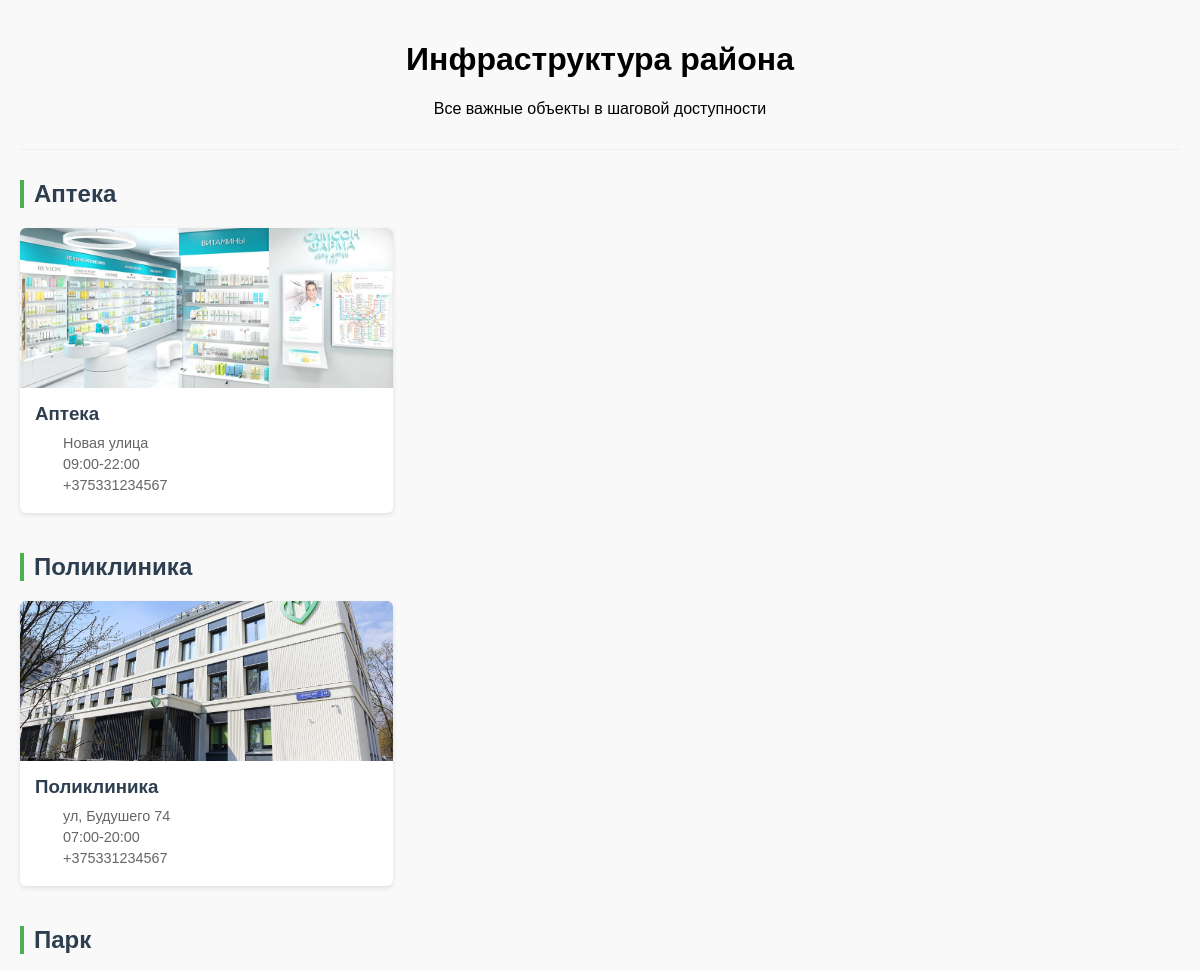
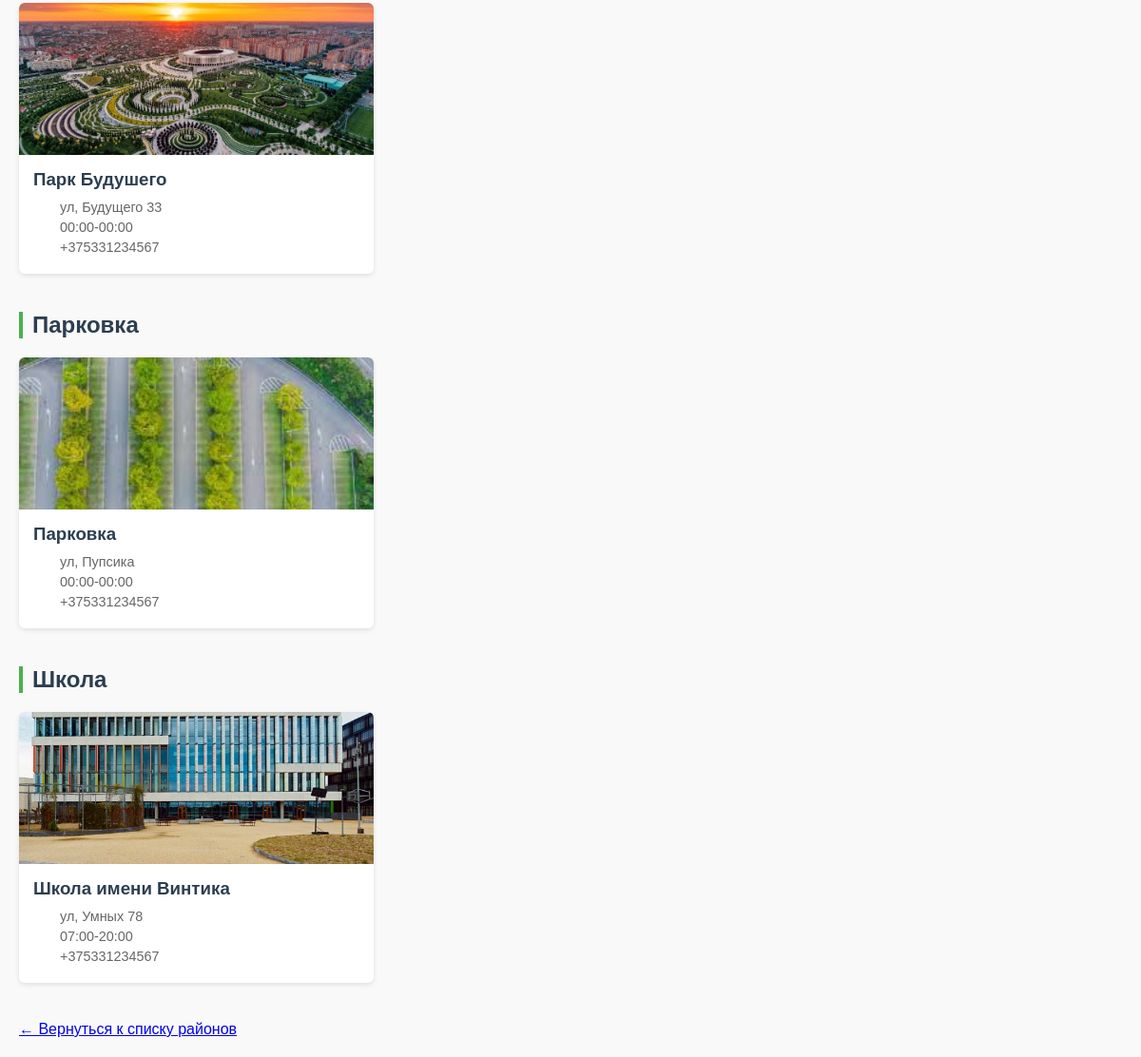
The page /apartments/infrastructure/ on the database its author committed (2 pictures, top to bottom).
### diplomapp/models.py (models this page shows, shortened)
class InfrastructureItem(models.Model):
    INFRASTRUCTURE_TYPES = [
        ('clinic', 'Поликлиника'),
        ('park', 'Парк'),
        ('parking', 'Парковка'),
        ('school', 'Школа'),
        ('kindergarten', 'Детский сад'),
        ('cafe', 'Кафе'),
        ('shop', 'Магазин'),
        ('pharmacy', 'Аптека')
    ]
    building = models.ForeignKey(Building, on_delete=models.CASCADE, related_name='infrastructure')
    name = models.CharField(max_length=200)
    type = models.CharField(max_length=20, choices=INFRASTRUCTURE_TYPES)
    address = models.CharField(max_length=300)
    image = models.ImageField(upload_to='infrastructure/', blank=True, null=True)
    working_hours = models.CharField(max_length=100, blank=True)
    phone = models.CharField(max_length=20, blank=True)

### diplomapp/views.py (the view)
# urls.py: path('infrastructure/', views.infrastructure, name='infrastructure'),
def infrastructure(request):
    items = InfrastructureItem.objects.all()
    items_by_type = {}
    for item in items:
        if item.type not in items_by_type:
            items_by_type[item.type] = []
        items_by_type[item.type].append(item)
    return render(request, 'infrastructure/infrastructure.html', {
        'items_by_type': items_by_type,
        'title': 'Инфраструктура района'
    })

### diplomapp/templates/infrastructure/infrastructure.html (shortened to what this page needs)
<!DOCTYPE html>
<html lang="ru">
<head>
</head>
<body>
    <div class="page-header">
        <h1>Инфраструктура района</h1>
        <p>Все важные объекты в шаговой доступности</p>
    </div>
    {% for type, items in items_by_type.items %}
    <div class="infrastructure-section">
        <h2 class="section-title">
            {{ items.0.get_type_display }}
        </h2>
        <div class="infrastructure-grid">
            {% for item in items %}
            <div class="infrastructure-card">
                <div class="card-image">
                    {% if item.image %}
                    <img src="{{ item.image.url }}" alt="{{ item.name }}">
                    {% else %}
                    <div class="no-image">
                        <i class="fas fa-{{ item.icon|default:'building' }}"></i>
                    </div>
                    {% endif %}
                </div>
                <div class="card-body">
                    <h3 class="card-title">{{ item.name }}</h3>
                    <div class="card-details">
                        <div class="detail-row">
                            <i class="fas fa-map-marker-alt"></i>
                            <span>{{ item.address }}</span>
                        </div>
                        {% if item.working_hours %}
                        <div class="detail-row">
                            <i class="fas fa-clock"></i>
                            <span>{{ item.working_hours }}</span>
                        </div>
                        {% endif %}
                        {% if item.phone %}
                        <div class="detail-row">
                            <i class="fas fa-phone"></i>
                            <span>{{ item.phone }}</span>
                        </div>
                        {% endif %}
                    </div>
                </div>
            </div>
            {% endfor %}
        </div>
    </div>
    {% endfor %}
 <a href="{% url 'district_list' %}" class="back-link">← Вернуться к списку районов</a>
</body>
</html>

### diplomapp/templates/infrastructure/infrastructure.html (style rules this page uses)
body { font-family: Arial, sans-serif; max-width: 1200px; margin: 0 auto; padding: 20px; background-color: #f9f9f9; }
.page-header { text-align: center; margin-bottom: 30px; padding-bottom: 15px; border-bottom: 1px solid #eee; }
.infrastructure-section { margin-bottom: 40px; }
.section-title { color: #2c3e50; border-left: 4px solid #4CAF50; padding-left: 10px; margin-bottom: 20px; }
.infrastructure-grid { display: grid; grid-template-columns: repeat(auto-fill, minmax(300px, 1fr)); gap: 20px; }
.infrastructure-card { background: white; border-radius: 6px; overflow: hidden; box-shadow: 0 2px 5px rgba(0,0,0,0.1); transition: transform 0.3s ease; }
.card-image { height: 160px; background-color: #f1f1f1; display: flex; align-items: center; justify-content: center; }
.card-image img { width: 100%; height: 100%; object-fit: cover; }
.card-body { padding: 15px; }
.card-title { margin: 0 0 10px 0; color: #2c3e50; }
.card-details { font-size: 0.9em; color: #666; }
.detail-row { display: flex; margin-bottom: 5px; }
.detail-row i { width: 20px; color: #4CAF50; margin-right: 8px; }

### rows shown on the page
InfrastructureItem: type "Аптека", image (picture), name "Аптека", address "Новая улица", working_hours "09:00-22:00", phone "+375331234567"
InfrastructureItem: type "Поликлиника", image (picture), name "Поликлиника", address "ул, Будушего 74", working_hours "07:00-20:00", phone "+375331234567"
InfrastructureItem: type "Парк", image (picture), name "Парк Будушего", address "ул, Будущего 33", working_hours "00:00-00:00", phone "+375331234567"
InfrastructureItem: type "Парковка", image (picture), name "Парковка", address "ул, Пупсика", working_hours "00:00-00:00", phone "+375331234567"
InfrastructureItem: type "Школа", image (picture), name "Школа имени Винтика", address "ул, Умных 78", working_hours "07:00-20:00", phone "+375331234567"
